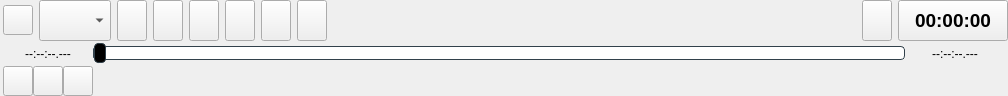
<?xml version="1.0" encoding="UTF-8"?>
<ui version="4.0">
 <class>BoardToolbar</class>
 <widget class="QWidget" name="BoardToolbar">
  <property name="geometry">
   <rect>
    <x>0</x>
    <y>0</y>
    <width>1008</width>
    <height>96</height>
   </rect>
  </property>
  <property name="windowTitle">
   <string>Form</string>
  </property>
  <layout class="QVBoxLayout" name="verticalLayout">
   <property name="spacing">
    <number>0</number>
   </property>
   <property name="leftMargin">
    <number>0</number>
   </property>
   <property name="topMargin">
    <number>0</number>
   </property>
   <property name="rightMargin">
    <number>0</number>
   </property>
   <property name="bottomMargin">
    <number>0</number>
   </property>
   <item>
    <layout class="QHBoxLayout" name="horizontalLayout_5">
     <property name="spacing">
      <number>0</number>
     </property>
     <property name="leftMargin">
      <number>3</number>
     </property>
     <item>
      <widget class="QWidget" name="pagesNavWidget" native="true">
       <layout class="QHBoxLayout" name="horizontalLayout">
        <property name="leftMargin">
         <number>0</number>
        </property>
        <property name="topMargin">
         <number>0</number>
        </property>
        <property name="rightMargin">
         <number>3</number>
        </property>
        <property name="bottomMargin">
         <number>0</number>
        </property>
        <item>
         <widget class="QToolButton" name="reloadButton">
          <property name="minimumSize">
           <size>
            <width>30</width>
            <height>30</height>
           </size>
          </property>
          <property name="text">
           <string/>
          </property>
          <property name="iconSize">
           <size>
            <width>20</width>
            <height>20</height>
           </size>
          </property>
         </widget>
        </item>
        <item>
         <widget class="QComboBox" name="comboBox">
          <property name="sizePolicy">
           <sizepolicy hsizetype="Minimum" vsizetype="Expanding">
            <horstretch>0</horstretch>
            <verstretch>0</verstretch>
           </sizepolicy>
          </property>
          <property name="minimumSize">
           <size>
            <width>0</width>
            <height>30</height>
           </size>
          </property>
          <property name="maximumSize">
           <size>
            <width>16777215</width>
            <height>16777215</height>
           </size>
          </property>
          <property name="focusPolicy">
           <enum>Qt::StrongFocus</enum>
          </property>
          <property name="editable">
           <bool>false</bool>
          </property>
          <property name="insertPolicy">
           <enum>QComboBox::NoInsert</enum>
          </property>
          <property name="sizeAdjustPolicy">
           <enum>QComboBox::AdjustToContents</enum>
          </property>
          <property name="frame">
           <bool>true</bool>
          </property>
         </widget>
        </item>
        <item>
         <widget class="QToolButton" name="downButton">
          <property name="sizePolicy">
           <sizepolicy hsizetype="Preferred" vsizetype="Expanding">
            <horstretch>0</horstretch>
            <verstretch>0</verstretch>
           </sizepolicy>
          </property>
          <property name="minimumSize">
           <size>
            <width>30</width>
            <height>30</height>
           </size>
          </property>
          <property name="maximumSize">
           <size>
            <width>16777215</width>
            <height>16777215</height>
           </size>
          </property>
          <property name="text">
           <string/>
          </property>
          <property name="iconSize">
           <size>
            <width>20</width>
            <height>20</height>
           </size>
          </property>
          <property name="autoRaise">
           <bool>false</bool>
          </property>
         </widget>
        </item>
        <item>
         <widget class="QToolButton" name="upButton">
          <property name="sizePolicy">
           <sizepolicy hsizetype="Preferred" vsizetype="Expanding">
            <horstretch>0</horstretch>
            <verstretch>0</verstretch>
           </sizepolicy>
          </property>
          <property name="minimumSize">
           <size>
            <width>30</width>
            <height>30</height>
           </size>
          </property>
          <property name="maximumSize">
           <size>
            <width>16777215</width>
            <height>16777215</height>
           </size>
          </property>
          <property name="text">
           <string/>
          </property>
          <property name="iconSize">
           <size>
            <width>20</width>
            <height>20</height>
           </size>
          </property>
          <property name="autoRaise">
           <bool>false</bool>
          </property>
          <property name="arrowType">
           <enum>Qt::NoArrow</enum>
          </property>
         </widget>
        </item>
       </layout>
      </widget>
     </item>
     <item>
      <widget class="QStackedWidget" name="stackedWidget">
       <property name="currentIndex">
        <number>1</number>
       </property>
       <widget class="QWidget" name="pageReplay">
        <layout class="QHBoxLayout" name="horizontalLayout_3">
         <property name="leftMargin">
          <number>3</number>
         </property>
         <property name="topMargin">
          <number>0</number>
         </property>
         <property name="rightMargin">
          <number>0</number>
         </property>
         <property name="bottomMargin">
          <number>0</number>
         </property>
         <item>
          <widget class="QToolButton" name="find2button">
           <property name="sizePolicy">
            <sizepolicy hsizetype="Fixed" vsizetype="Expanding">
             <horstretch>0</horstretch>
             <verstretch>0</verstretch>
            </sizepolicy>
           </property>
           <property name="minimumSize">
            <size>
             <width>30</width>
             <height>30</height>
            </size>
           </property>
           <property name="maximumSize">
            <size>
             <width>16777215</width>
             <height>16777215</height>
            </size>
           </property>
           <property name="text">
            <string/>
           </property>
           <property name="iconSize">
            <size>
             <width>20</width>
             <height>20</height>
            </size>
           </property>
           <property name="autoRaise">
            <bool>false</bool>
           </property>
          </widget>
         </item>
         <item>
          <widget class="QToolButton" name="print2Button">
           <property name="sizePolicy">
            <sizepolicy hsizetype="Fixed" vsizetype="Expanding">
             <horstretch>0</horstretch>
             <verstretch>0</verstretch>
            </sizepolicy>
           </property>
           <property name="minimumSize">
            <size>
             <width>30</width>
             <height>30</height>
            </size>
           </property>
           <property name="maximumSize">
            <size>
             <width>16777215</width>
             <height>16777215</height>
            </size>
           </property>
           <property name="text">
            <string/>
           </property>
           <property name="iconSize">
            <size>
             <width>20</width>
             <height>20</height>
            </size>
           </property>
           <property name="autoRaise">
            <bool>false</bool>
           </property>
          </widget>
         </item>
         <item>
          <spacer name="horizontalSpacer_2">
           <property name="orientation">
            <enum>Qt::Horizontal</enum>
           </property>
           <property name="sizeHint" stdset="0">
            <size>
             <width>10</width>
             <height>20</height>
            </size>
           </property>
          </spacer>
         </item>
         <item>
          <widget class="QDateEdit" name="dateEdit">
           <property name="enabled">
            <bool>true</bool>
           </property>
           <property name="sizePolicy">
            <sizepolicy hsizetype="Minimum" vsizetype="Expanding">
             <horstretch>0</horstretch>
             <verstretch>0</verstretch>
            </sizepolicy>
           </property>
           <property name="minimumSize">
            <size>
             <width>0</width>
             <height>0</height>
            </size>
           </property>
           <property name="maximumSize">
            <size>
             <width>16777215</width>
             <height>16777215</height>
            </size>
           </property>
           <property name="baseSize">
            <size>
             <width>150</width>
             <height>0</height>
            </size>
           </property>
           <property name="font">
            <font>
             <pointsize>12</pointsize>
             <weight>75</weight>
             <bold>true</bold>
            </font>
           </property>
           <property name="displayFormat">
            <string>MM/dd/yyyy</string>
           </property>
           <property name="calendarPopup">
            <bool>true</bool>
           </property>
          </widget>
         </item>
         <item>
          <widget class="QTimeEdit" name="timeEdit">
           <property name="sizePolicy">
            <sizepolicy hsizetype="Minimum" vsizetype="Expanding">
             <horstretch>0</horstretch>
             <verstretch>0</verstretch>
            </sizepolicy>
           </property>
           <property name="minimumSize">
            <size>
             <width>0</width>
             <height>0</height>
            </size>
           </property>
           <property name="maximumSize">
            <size>
             <width>16777215</width>
             <height>16777215</height>
            </size>
           </property>
           <property name="baseSize">
            <size>
             <width>150</width>
             <height>0</height>
            </size>
           </property>
           <property name="font">
            <font>
             <pointsize>12</pointsize>
             <weight>75</weight>
             <bold>true</bold>
            </font>
           </property>
           <property name="displayFormat">
            <string>hh:mm:ss.zzz</string>
           </property>
          </widget>
         </item>
        </layout>
       </widget>
       <widget class="QWidget" name="pageLive">
        <layout class="QHBoxLayout" name="horizontalLayout_2" stretch="0,1,1,0,0,0">
         <property name="leftMargin">
          <number>3</number>
         </property>
         <property name="topMargin">
          <number>0</number>
         </property>
         <property name="rightMargin">
          <number>0</number>
         </property>
         <property name="bottomMargin">
          <number>0</number>
         </property>
         <item>
          <widget class="QWidget" name="liveWidget" native="true">
           <layout class="QHBoxLayout" name="horizontalLayout_7">
            <property name="leftMargin">
             <number>0</number>
            </property>
            <property name="topMargin">
             <number>0</number>
            </property>
            <property name="rightMargin">
             <number>0</number>
            </property>
            <property name="bottomMargin">
             <number>0</number>
            </property>
            <item>
             <widget class="QWidget" name="liveButtonsWidget" native="true">
              <layout class="QHBoxLayout" name="horizontalLayout_6">
               <property name="leftMargin">
                <number>0</number>
               </property>
               <property name="topMargin">
                <number>0</number>
               </property>
               <property name="rightMargin">
                <number>0</number>
               </property>
               <property name="bottomMargin">
                <number>0</number>
               </property>
               <item>
                <widget class="QToolButton" name="findButton">
                 <property name="sizePolicy">
                  <sizepolicy hsizetype="Preferred" vsizetype="Expanding">
                   <horstretch>0</horstretch>
                   <verstretch>0</verstretch>
                  </sizepolicy>
                 </property>
                 <property name="minimumSize">
                  <size>
                   <width>30</width>
                   <height>30</height>
                  </size>
                 </property>
                 <property name="maximumSize">
                  <size>
                   <width>16777215</width>
                   <height>16777215</height>
                  </size>
                 </property>
                 <property name="text">
                  <string/>
                 </property>
                 <property name="iconSize">
                  <size>
                   <width>20</width>
                   <height>20</height>
                  </size>
                 </property>
                 <property name="autoRaise">
                  <bool>false</bool>
                 </property>
                </widget>
               </item>
               <item>
                <widget class="QToolButton" name="statButton">
                 <property name="sizePolicy">
                  <sizepolicy hsizetype="Preferred" vsizetype="Expanding">
                   <horstretch>0</horstretch>
                   <verstretch>0</verstretch>
                  </sizepolicy>
                 </property>
                 <property name="minimumSize">
                  <size>
                   <width>30</width>
                   <height>30</height>
                  </size>
                 </property>
                 <property name="maximumSize">
                  <size>
                   <width>16777215</width>
                   <height>16777215</height>
                  </size>
                 </property>
                 <property name="text">
                  <string/>
                 </property>
                 <property name="iconSize">
                  <size>
                   <width>20</width>
                   <height>20</height>
                  </size>
                 </property>
                 <property name="checkable">
                  <bool>true</bool>
                 </property>
                 <property name="autoRaise">
                  <bool>false</bool>
                 </property>
                </widget>
               </item>
               <item>
                <widget class="QToolButton" name="pauseButton">
                 <property name="sizePolicy">
                  <sizepolicy hsizetype="Preferred" vsizetype="Expanding">
                   <horstretch>0</horstretch>
                   <verstretch>0</verstretch>
                  </sizepolicy>
                 </property>
                 <property name="minimumSize">
                  <size>
                   <width>30</width>
                   <height>30</height>
                  </size>
                 </property>
                 <property name="maximumSize">
                  <size>
                   <width>16777215</width>
                   <height>16777215</height>
                  </size>
                 </property>
                 <property name="text">
                  <string/>
                 </property>
                 <property name="iconSize">
                  <size>
                   <width>20</width>
                   <height>20</height>
                  </size>
                 </property>
                 <property name="checkable">
                  <bool>true</bool>
                 </property>
                 <property name="autoRaise">
                  <bool>false</bool>
                 </property>
                </widget>
               </item>
               <item>
                <widget class="QToolButton" name="printButton">
                 <property name="sizePolicy">
                  <sizepolicy hsizetype="Preferred" vsizetype="Expanding">
                   <horstretch>0</horstretch>
                   <verstretch>0</verstretch>
                  </sizepolicy>
                 </property>
                 <property name="minimumSize">
                  <size>
                   <width>30</width>
                   <height>30</height>
                  </size>
                 </property>
                 <property name="maximumSize">
                  <size>
                   <width>16777215</width>
                   <height>16777215</height>
                  </size>
                 </property>
                 <property name="text">
                  <string/>
                 </property>
                 <property name="iconSize">
                  <size>
                   <width>20</width>
                   <height>20</height>
                  </size>
                 </property>
                 <property name="checkable">
                  <bool>false</bool>
                 </property>
                 <property name="autoRaise">
                  <bool>false</bool>
                 </property>
                </widget>
               </item>
              </layout>
             </widget>
            </item>
           </layout>
          </widget>
         </item>
         <item>
          <spacer name="horizontalSpacer_6">
           <property name="orientation">
            <enum>Qt::Horizontal</enum>
           </property>
           <property name="sizeHint" stdset="0">
            <size>
             <width>10</width>
             <height>20</height>
            </size>
           </property>
          </spacer>
         </item>
         <item>
          <spacer name="horizontalSpacer_3">
           <property name="orientation">
            <enum>Qt::Horizontal</enum>
           </property>
           <property name="sizeHint" stdset="0">
            <size>
             <width>10</width>
             <height>20</height>
            </size>
           </property>
          </spacer>
         </item>
         <item>
          <widget class="Chrono" name="chronoWidget" native="true"/>
         </item>
         <item>
          <widget class="QToolButton" name="chronoButton">
           <property name="sizePolicy">
            <sizepolicy hsizetype="Preferred" vsizetype="Expanding">
             <horstretch>0</horstretch>
             <verstretch>0</verstretch>
            </sizepolicy>
           </property>
           <property name="minimumSize">
            <size>
             <width>30</width>
             <height>30</height>
            </size>
           </property>
           <property name="maximumSize">
            <size>
             <width>16777215</width>
             <height>16777215</height>
            </size>
           </property>
           <property name="text">
            <string/>
           </property>
           <property name="iconSize">
            <size>
             <width>20</width>
             <height>20</height>
            </size>
           </property>
           <property name="checkable">
            <bool>true</bool>
           </property>
           <property name="autoRaise">
            <bool>false</bool>
           </property>
          </widget>
         </item>
         <item>
          <widget class="TimeButton" name="timeLiveButton">
           <property name="sizePolicy">
            <sizepolicy hsizetype="Maximum" vsizetype="Expanding">
             <horstretch>0</horstretch>
             <verstretch>0</verstretch>
            </sizepolicy>
           </property>
           <property name="minimumSize">
            <size>
             <width>110</width>
             <height>0</height>
            </size>
           </property>
           <property name="maximumSize">
            <size>
             <width>16777215</width>
             <height>16777215</height>
            </size>
           </property>
           <property name="font">
            <font>
             <pointsize>14</pointsize>
             <weight>75</weight>
             <bold>true</bold>
            </font>
           </property>
           <property name="text">
            <string>00:00:00</string>
           </property>
           <property name="checkable">
            <bool>false</bool>
           </property>
           <property name="autoRaise" stdset="0">
            <bool>false</bool>
           </property>
          </widget>
         </item>
        </layout>
       </widget>
      </widget>
     </item>
    </layout>
   </item>
   <item>
    <widget class="QWidget" name="sliderWidget" native="true">
     <layout class="QHBoxLayout" name="horizontalLayout_4">
      <property name="leftMargin">
       <number>3</number>
      </property>
      <property name="topMargin">
       <number>0</number>
      </property>
      <property name="rightMargin">
       <number>3</number>
      </property>
      <property name="bottomMargin">
       <number>0</number>
      </property>
      <item>
       <layout class="QVBoxLayout" name="verticalLayout_2">
        <property name="spacing">
         <number>0</number>
        </property>
        <item>
         <layout class="QHBoxLayout" name="horizontalLayout_8" stretch="0,1,0">
          <property name="spacing">
           <number>0</number>
          </property>
          <property name="leftMargin">
           <number>0</number>
          </property>
          <property name="topMargin">
           <number>0</number>
          </property>
          <item>
           <widget class="QLabel" name="labelStart">
            <property name="minimumSize">
             <size>
              <width>90</width>
              <height>0</height>
             </size>
            </property>
            <property name="maximumSize">
             <size>
              <width>90</width>
              <height>16777215</height>
             </size>
            </property>
            <property name="text">
             <string>--:--:--.---</string>
            </property>
            <property name="alignment">
             <set>Qt::AlignCenter</set>
            </property>
           </widget>
          </item>
          <item>
           <widget class="QSlider" name="replaySlider">
            <property name="enabled">
             <bool>true</bool>
            </property>
            <property name="sizePolicy">
             <sizepolicy hsizetype="Expanding" vsizetype="Fixed">
              <horstretch>0</horstretch>
              <verstretch>0</verstretch>
             </sizepolicy>
            </property>
            <property name="minimumSize">
             <size>
              <width>0</width>
              <height>25</height>
             </size>
            </property>
            <property name="maximumSize">
             <size>
              <width>16777215</width>
              <height>25</height>
             </size>
            </property>
            <property name="autoFillBackground">
             <bool>false</bool>
            </property>
            <property name="styleSheet">
             <string notr="true">/* QSlider ---------------------------------------------------------------- */

QSlider:disabled {
    background: palette(window);
}

QSlider:enabled {
    background: palette(window);
}

QSlider:focus {
    border: none;
}

QSlider::groove:horizontal {
    background: palette(base);
    border: 1px solid #32414B;
    height: 12px;
    margin: 0px;
    border-radius: 4px;
}

QSlider::sub-page:horizontal {
    background: #1464A0;
    border: 1px solid #32414B;
    height: 4px;
    margin: 0px;
    border-radius: 4px;
}

QSlider::sub-page:horizontal:disabled {
    background: #14506E;
}

QSlider::handle:horizontal {
    background: palette(text);
    border: 1px solid #32414B;
    width: 10px;
    height: 4px;
    margin: -4px 0;
    border-radius: 4px;
}

QSlider::handle:horizontal:hover {
    background: palette(text);
    border: 1px solid #148CD2;
}

QSlider::groove:vertical {
    background: #32414B;
    border: 1px solid #32414B;
    width: 4px;
    margin: 0px;
    border-radius: 4px;
}

QSlider::sub-page:vertical {
    background: #1464A0;
    border: 1px solid #32414B;
    width: 4px;
    margin: 0px;
    border-radius: 4px;
}

QSlider::sub-page:vertical:disabled {
    background: #14506E;
}

QSlider::handle:vertical {
    background: palette(text);
    border: 1px solid #32414B;
    width: 8px;
    height: 8px;
    margin: 0 -8px;
    border-radius: 4px;
}

QSlider::sub-page:qlineargradient {
    background: #1464A0;
}
QSlider::handle:vertical:hover {
    background: #148CD2;
    border: 1px solid #148CD2;
}
</string>
            </property>
            <property name="maximum">
             <number>86400000</number>
            </property>
            <property name="singleStep">
             <number>100</number>
            </property>
            <property name="pageStep">
             <number>100</number>
            </property>
            <property name="orientation">
             <enum>Qt::Horizontal</enum>
            </property>
            <property name="tickPosition">
             <enum>QSlider::NoTicks</enum>
            </property>
            <property name="tickInterval">
             <number>60000</number>
            </property>
           </widget>
          </item>
          <item>
           <widget class="QLabel" name="labelEnd">
            <property name="minimumSize">
             <size>
              <width>100</width>
              <height>0</height>
             </size>
            </property>
            <property name="maximumSize">
             <size>
              <width>100</width>
              <height>16777215</height>
             </size>
            </property>
            <property name="text">
             <string>--:--:--.---</string>
            </property>
            <property name="alignment">
             <set>Qt::AlignCenter</set>
            </property>
           </widget>
          </item>
         </layout>
        </item>
        <item>
         <layout class="QHBoxLayout" name="horizontalLayout_9" stretch="0,1,0">
          <property name="spacing">
           <number>0</number>
          </property>
          <property name="topMargin">
           <number>0</number>
          </property>
          <item>
           <layout class="QHBoxLayout" name="horizontalLayout_10">
            <property name="spacing">
             <number>0</number>
            </property>
            <property name="sizeConstraint">
             <enum>QLayout::SetFixedSize</enum>
            </property>
            <item>
             <widget class="QToolButton" name="playToolButton">
              <property name="minimumSize">
               <size>
                <width>30</width>
                <height>30</height>
               </size>
              </property>
              <property name="text">
               <string/>
              </property>
              <property name="iconSize">
               <size>
                <width>20</width>
                <height>20</height>
               </size>
              </property>
             </widget>
            </item>
            <item>
             <widget class="QToolButton" name="stopToolButton">
              <property name="minimumSize">
               <size>
                <width>30</width>
                <height>30</height>
               </size>
              </property>
              <property name="text">
               <string/>
              </property>
              <property name="iconSize">
               <size>
                <width>20</width>
                <height>20</height>
               </size>
              </property>
             </widget>
            </item>
            <item>
             <widget class="QToolButton" name="speedToolButton">
              <property name="minimumSize">
               <size>
                <width>30</width>
                <height>30</height>
               </size>
              </property>
              <property name="text">
               <string/>
              </property>
              <property name="iconSize">
               <size>
                <width>20</width>
                <height>20</height>
               </size>
              </property>
             </widget>
            </item>
           </layout>
          </item>
          <item>
           <widget class="QCustomPlot" name="sliderPlot" native="true">
            <property name="minimumSize">
             <size>
              <width>0</width>
              <height>25</height>
             </size>
            </property>
           </widget>
          </item>
          <item>
           <spacer name="horizontalSpacer_4">
            <property name="orientation">
             <enum>Qt::Horizontal</enum>
            </property>
            <property name="sizeType">
             <enum>QSizePolicy::Fixed</enum>
            </property>
            <property name="sizeHint" stdset="0">
             <size>
              <width>100</width>
              <height>20</height>
             </size>
            </property>
           </spacer>
          </item>
         </layout>
        </item>
       </layout>
      </item>
     </layout>
    </widget>
   </item>
  </layout>
 </widget>
 <customwidgets>
  <customwidget>
   <class>QCustomPlot</class>
   <extends>QWidget</extends>
   <header>../3rdparty/qcustomplot/qcustomplot.h</header>
   <container>1</container>
  </customwidget>
  <customwidget>
   <class>TimeButton</class>
   <extends>QPushButton</extends>
   <header>./widgets/utils/time_button.h</header>
  </customwidget>
  <customwidget>
   <class>Chrono</class>
   <extends>QWidget</extends>
   <header>ui/board/chrono/chrono.h</header>
   <container>1</container>
  </customwidget>
 </customwidgets>
 <resources/>
 <connections/>
</ui>
